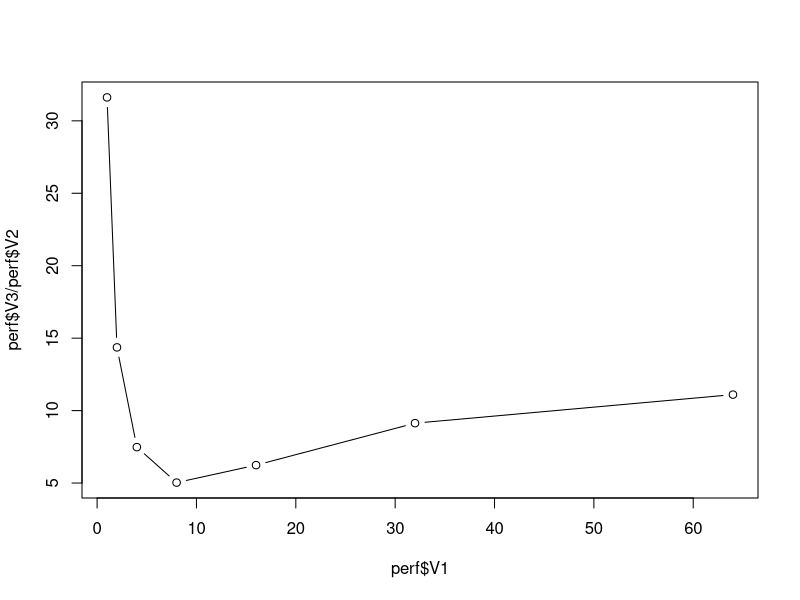
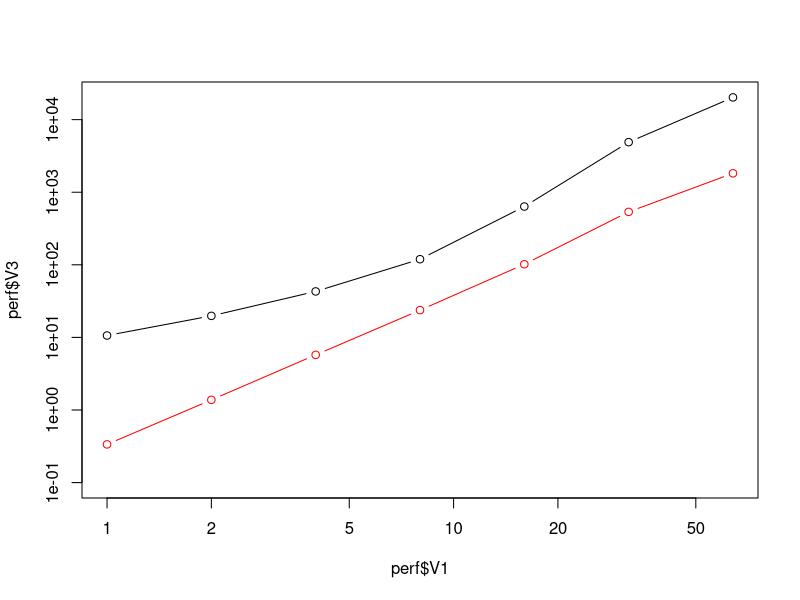

Here is the R script that generated these plots, in order:
perf <- read.table("perf.txt")

plot(perf$V1, perf$V3/perf$V2, type='b')

plot(perf$V1, perf$V3, log='xy', type = 'b', ylim = c(0.1, max(perf$V3)), )
lines(perf$V1, perf$V2, type = 'b', col = 'red')

lm(log(perf$V3) ~ log(perf$V1))

